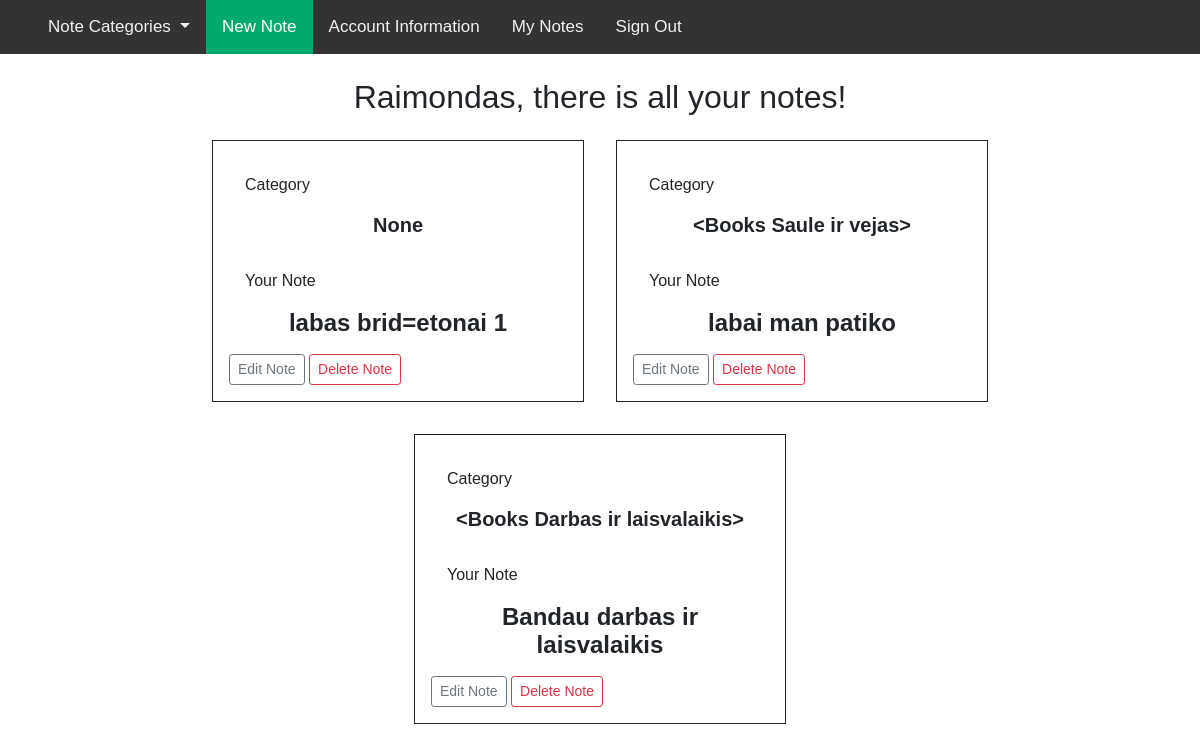
/read_review (signed in), run on an earlier commit of the app's database.
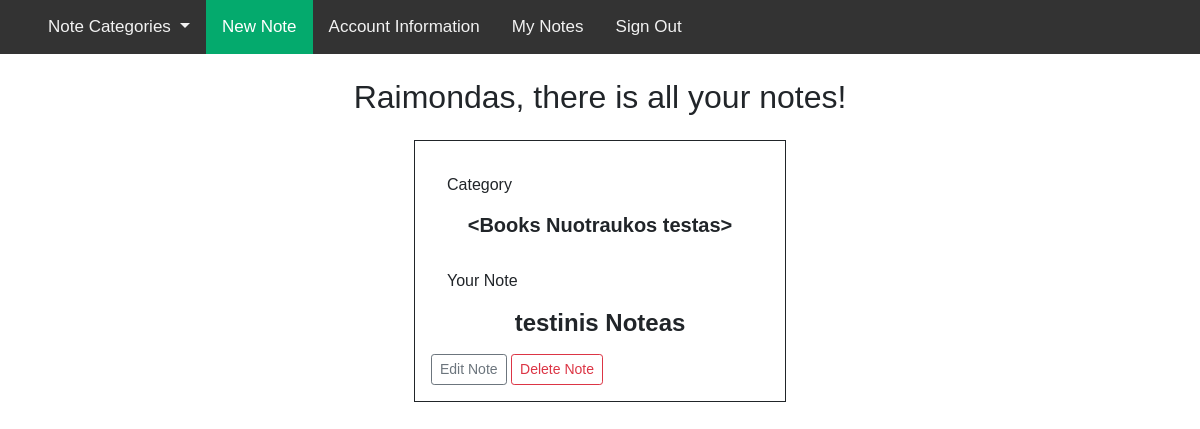
And on a later commit of the database.
### main.py (models this page shows, shortened)
class User(db.Model, UserMixin):
    __tablename__ = 'user'
    id = db.Column(db.Integer, primary_key=True)
    first_name = db.Column(db.Integer, nullable=False)
    last_name = db.Column(db.String(100), nullable=False)
    email_address = db.Column(db.String(100), nullable=False, unique=True)
    password = db.Column(db.String(100), nullable=False)
    is_admin = db.Column(db.Boolean, nullable=False, default=False)

class Review(db.Model):
    __tablename__ = 'review'
    id = db.Column(db.Integer, primary_key=True)
    date_posted = db.Column(db.DateTime, nullable=False, default=datetime.utcnow)
    content = db.Column(db.Text, nullable=False)
    user_id = db.Column(db.Integer, db.ForeignKey('user.id'), nullable=False)
    user = db.relationship("User")
    books_id = db.Column(db.Integer, db.ForeignKey('books.id'))
    book_name = db.relationship("Books")

class Books(db.Model):
    __tablename__ = 'books'
    id = db.Column(db.Integer, primary_key=True)
    book_name = db.Column(db.String(100), nullable=False)
    image_file = db.Column(db.String(20), nullable=False, default='default.jpg')
    user_id = db.Column(db.Integer, db.ForeignKey("user.id"))
    user = db.relationship("User")
    author_id = db.Column(db.Integer, db.ForeignKey("author.id"))
    author = db.relationship("Author")
    def __repr__(self):
        return f'<Books {self.book_name}>'

### main.py (the view)
@app.route('/read_review')
@login_required
def read_review():
    try:
        reviews = Review.query.all()
    except:
        reviews = []
    return render_template("read_review.html", reviews=reviews)

### main.py (called while the page is built)
@login_manager.user_loader
def load_user(user_id):
    return User.query.get(user_id)

### templates/read_review.html (shortened to what this page needs)
{% extends "base.html" %}
{% block content %}
<div class="text-center">
    <h2 class="account-heading">{{ current_user.first_name }}, there is all your notes!</h2>
</div>
<div class="content d-flex flex-wrap justify-content-center">
    {% for review in reviews %}
    {% if review.user.id == current_user.id %}
    <div class="col-5 col-sm-4 p-3 m-3 border border-dark">
        <div class="m-3">
            <p>Category</p>
            <h5 class="text-center"><strong>{{ review.book_name }}</strong></h5>
            <p>Your Note</p>
            <h4 class="text-center"><strong>{{ review.content }}</strong></h4>
        </div>
        <a href="{{ url_for('edit_review', id=review.id)}}" class="btn btn-outline-secondary btn-sm">Edit Note</a>
        <a href="{{ url_for('delete_review', id=review.id)}}" class="btn btn-outline-danger btn-sm">Delete Note</a>
    </div>
    {% endif %}
    {% endfor %}
</div>
{% endblock %}

### templates/base.html (shortened to what this page needs)
<!doctype html>
<html lang="en">
<head>
    <link rel="stylesheet" href="https://cdnjs.cloudflare.com/ajax/libs/font-awesome/4.7.0/css/font-awesome.min.css">
    <link href="https://cdn.jsdelivr.net/npm/bootstrap@5.0.2/dist/css/bootstrap.min.css" rel="stylesheet"
>
</head>
<body>
<div class="topnav" id="myTopnav">
    <ul>
   {% if current_user.is_authenticated %}
    <a class="nav-link dropdown-toggle" href="#" id="navbarDropdown" role="button" data-toggle="dropdown" aria-haspopup="true" aria-expanded="false">
          Note Categories
        </a>
  <a class="nav-link active" href="{{ url_for('review') }}">New Note</a>
  <a class="nav-link" href="{{ url_for('update_account_information') }}">Account Information</a>
  <a class="nav-link" href="{{ url_for('read_review') }}">My Notes</a>
  <a class="nav-link" href="{{ url_for('sign_out') }}">Sign Out</a>
   {% else %}
  <a class="nav-link" href="{{ url_for('sign_up') }}">Sign Up</a>
  <a class="nav-link" href="{{ url_for('sign_in') }}">Sign In</a>
   {% endif %}
    </ul>
</div>
<div class="container">
    <br>
    {% block content %}
    {% endblock %}
</div>
</body>
</html>

### templates/base.html (style rules this page uses)
body { margin: 0; font-family: Arial, Helvetica, sans-serif; }
.topnav { overflow: hidden; background-color: #333; }
.topnav a { float: left; display: block; color: #f2f2f2; text-align: center; padding: 14px 16px; text-decoration: none; font-size: 17px; }
.topnav a.active { background-color: #04AA6D; color: white; }

What changed in the data, as far as the page shows it:
removed Review: book_name "None", content "labas brid=etonai 1"
removed Review: book_name "<Books Saule ir vejas>", content "labai man patiko"
removed Review: book_name "<Books Darbas ir laisvalaikis>", content "Bandau darbas ir laisvalaikis"
added Review: book_name "<Books Nuotraukos testas>", content "testinis Noteas"
